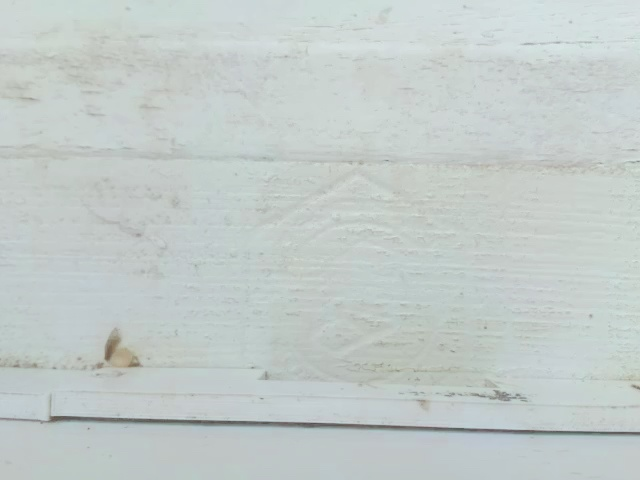
#> input picture Assets/test_img&videos/testbkgrd1.jpg, 640 x 480 px, found by its file name; the run also reads 1 picture not shown here
$ python mean_shift.py   (older library calls are emulated)
#> lines starting #> are read from the running program, lines starting #| are printed output that depends on the picture; pictures that were not available may be replaced by others from this repository, and a replacement may not be noted
from cv2 import cv2
import numpy as np

from collections import defaultdict

'''
Variables that are important for
this program.
'''
#The number of frames that have past.
times = 0

#The number of fanning bees in the current video.
numfan = 0

#Video stream used for processing
vs = cv2.VideoCapture("/Users/williebees/Documents/GitHub.nosync/BeeFanningDetector/Assets/test_img&videos/test_vid4.mp4")

#Background image used for initial background subtraction and binary and operations.
bk = cv2.imread('/Users/williebees/Documents/GitHub.nosync/BeeFanningDetector/Assets/test_img&videos/testbkgrd1.jpg')
#> bk is the input picture: shape (480, 640, 3); mean B, G, R 200.9, 203.1, 194.6

#Background image used for secont background subtraction and binary and operations. This is used to detect the wings.
bk2 = cv2.imread('/Users/williebees/Documents/GitHub.nosync/BeeFanningDetector/Assets/test_img&videos/black.png')

width, length = (800, 800) #Size declaration for both the 2D arrays below the dictionaries

frames = defaultdict(dict) #Dict for holding the video frames of potentially fanning bees
foundbee = defaultdict(dict) #Dict that holds flags cooresponding to whether or not a fanning bee was found at a particular spot
fanframe = defaultdict(dict) #Dict that holds the most recent frame number when a particular bee was detected.
beeframes = [[0] * width] * length #2d array that holds flags cooresponding to whether or not a bee has both been in that position
                                   #and whether it is pointed towards the hive.
beevids = [[0] * width] *length #Bookkeeping array for video exports

found = False
sframes = 0
#Only use these cropping bounds in 30 fps vids. This eliminates
#areas at top/bottom of frame that never contain fanning.
bk=bk[100 : 100 + 240, 0 : 0 + 640]
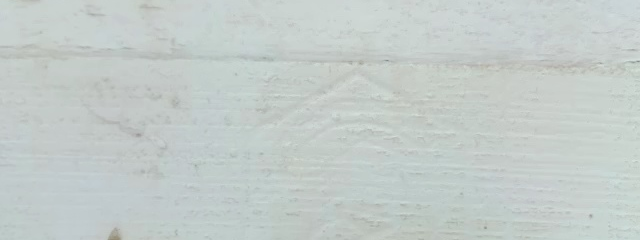
#> bk: shape (240, 640, 3); mean B, G, R 201.1, 203.9, 195.5
bk2=bk2[100 : 100 + 240, 0 : 0 + 640]
#> bk2: shape (240, 640, 3); every value is 0

def nothing(x):
    pass

# [93 lines left out: function checkWings, not called in this run]

'''
This function iterates through every entry
in the frames dictionary and exports
videos frames for entries with atleast
20 frames. Videos can be found in the fanning_exports
directory.
'''
# [17 lines left out: function make_vids, not called in this run]


'''
This is the main driver loop
that iterates through the provided
video and calls the appropriate functions
to detect fanning bees.
'''
while True:
    sframes += 1
    hasframes,img = vs.read()
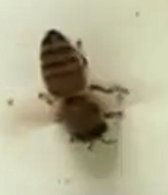
#> input picture Assets/new_fan.jpg, 168 x 195 px, given in place of test_vid4.mp4, which was not available
#> img is the input picture: shape (195, 168, 3); mean B, G, R 148, 176.2, 180.2
    if (hasframes == False):
        break

    #Create a pause, uh well it's supposed to be a button but it's a slider.
    switch = '0 : PAUSE \n1 : PLAY'


    #Again, in 30 fps top and bottom areas  of the frame are removed.
    img = img[100: 100 + 240, 0: 0 + 640]
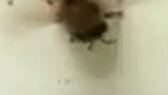
#> img: shape (95, 168, 3); mean B, G, R 145.6, 174.4, 178.4
#> (the run stopped early here; a loop or call above may not have finished)
